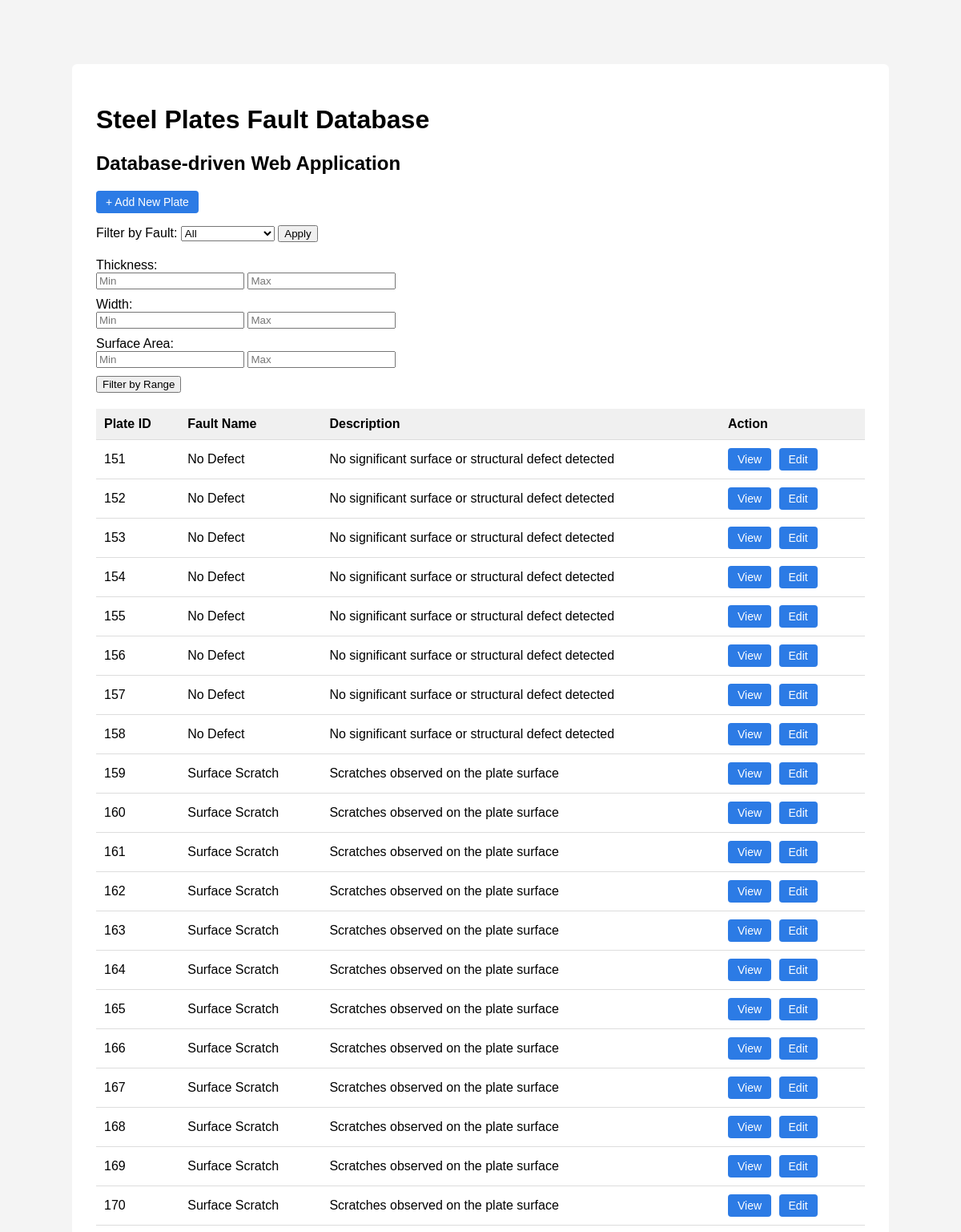
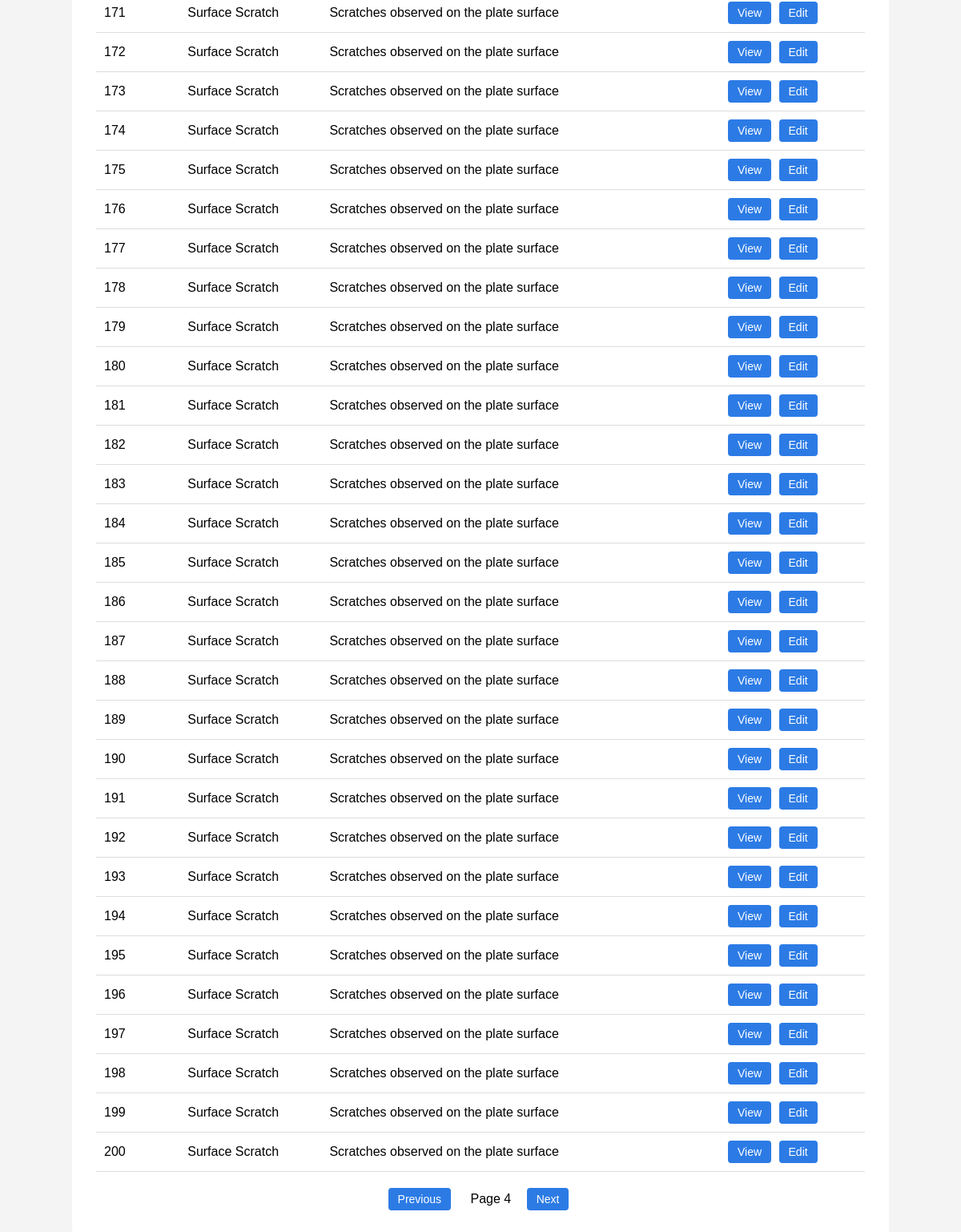
Screenshot of /plates?page=4 with the database file from the repository (2 pictures, top to bottom).
### tables this page shows
CREATE TABLE faults (
    fault_code TEXT PRIMARY KEY,
    fault_name TEXT,
    description TEXT
);

CREATE TABLE plates_new (
    plate_id INTEGER PRIMARY KEY,
    fault_code TEXT,
    created_at TEXT DEFAULT CURRENT_TIMESTAMP
);

### app.py (the view)
@app.route("/plates")
def show_plates():
    page = request.args.get("page", default=1, type=int)
    selected_fault = request.args.get("fault", default="", type=str)
    per_page = 50
    offset = (page - 1) * per_page
    conn = get_db_connection()
    cursor = conn.cursor()
    cursor.execute("SELECT fault_code, fault_name FROM faults ORDER BY fault_code")
    faults = cursor.fetchall()
    if selected_fault:
        cursor.execute(
            """
            SELECT
                pn.plate_id,
                f.fault_name,
                f.description
            FROM plates_new pn
            JOIN faults f ON pn.fault_code = f.fault_code
            WHERE pn.fault_code = ?
            ORDER BY pn.plate_id
            LIMIT ? OFFSET ?
            """,
            (selected_fault, per_page, offset)
        )
    else:
        cursor.execute(
            """
            SELECT
                pn.plate_id,
                f.fault_name,
                f.description
            FROM plates_new pn
            JOIN faults f ON pn.fault_code = f.fault_code
            ORDER BY pn.plate_id
            LIMIT ? OFFSET ?
            """,
            (per_page, offset)
        )
    rows = cursor.fetchall()
    conn.close()
    return render_template(
        "plates.html",
        rows=rows,
        faults=faults,
        selected_fault=selected_fault,
        page=page
    )

### app.py (called while the page is built)
def get_db_connection():
    conn = sqlite3.connect("app.db")
    conn.row_factory = sqlite3.Row
    return conn

### templates/plates.html (shortened to what this page needs)
<!DOCTYPE html>
<html>
<head>
</head>
<body>
<div class="container">
    <h1>Steel Plates Fault Database</h1>
    <h2>Database-driven Web Application</h2>
    <div class="top-link">
        <a class="button" href="/add">+ Add New Plate</a>
    </div>
    <form method="get" action="/plates">
        <label for="fault">Filter by Fault:</label>
        <select name="fault" id="fault">
            <option value="">All</option>
        </select>
        <button type="submit">Apply</button>
    </form>
    <form method="get" action="/plates/filter" style="margin-top:20px;">
        <div style="margin-bottom:10px;">
            <label>Thickness:</label><br>
            <input type="number" step="0.01" name="min_th" placeholder="Min">
            <input type="number" step="0.01" name="max_th" placeholder="Max">
        </div>
        <div style="margin-bottom:10px;">
            <label>Width:</label><br>
            <input type="number" step="0.01" name="min_w" placeholder="Min">
            <input type="number" step="0.01" name="max_w" placeholder="Max">
        </div>
        <div style="margin-bottom:10px;">
            <label>Surface Area:</label><br>
            <input type="number" step="0.01" name="min_sa" placeholder="Min">
            <input type="number" step="0.01" name="max_sa" placeholder="Max">
        </div>
        <button type="submit">Filter by Range</button>
    </form>
    <table>
        <tr>
            <th>Plate ID</th>
            <th>Fault Name</th>
            <th>Description</th>
            <th>Action</th>
        </tr>
        {% for row in rows %}
        <tr>
            <td>{{ row["plate_id"] }}</td>
            <td>{{ row["fault_name"] }}</td>
            <td>{{ row["description"] }}</td>
            <td>
                <a class="button" href="/plates/{{ row['plate_id'] }}">View</a>
                <a class="button" href="/edit/{{ row['plate_id'] }}">Edit</a>
            </td>
        </tr>
        {% endfor %}
    </table>
    <div style="margin-top:20px; text-align:center;">
        {% if page > 1 %}
            <a class="button"
               href="/plates?page={{ page - 1 }}{% if selected_fault %}&fault={{ selected_fault }}{% endif %}">
               Previous
            </a>
        {% endif %}
        <span style="margin: 0 15px;">Page {{ page }}</span>
        {% if rows|length == 50 %}
            <a class="button"
               href="/plates?page={{ page + 1 }}{% if selected_fault %}&fault={{ selected_fault }}{% endif %}">
               Next
            </a>
        {% endif %}
    </div>
</div>
</body>
</html>

### templates/plates.html (style rules this page uses)
body { font-family: Arial, sans-serif; background-color: #f4f4f4; margin: 0; padding: 0; }
.container { width: 80%; margin: 80px auto; background: white; padding: 30px; border-radius: 6px; }
table { width: 100%; border-collapse: collapse; margin-top: 20px; }
th, td { padding: 10px; border-bottom: 1px solid #ddd; text-align: left; }
th { background-color: #f0f0f0; }
a.button { display: inline-block; padding: 6px 12px; background: #2c7be5; color: white; text-decoration: none; border-radius: 4px; font-size: 14px; margin-right: 5px; }
.top-link { margin-bottom: 15px; }

### rows the page displays
faults: plate_id "151", fault_name "No Defect", description "No significant surface or structural defect detected", plate_id "152", plate_id "153", plate_id "154", plate_id "155", plate_id "156", plate_id "157", plate_id "158"
faults: plate_id "159", fault_name "Surface Scratch", description "Scratches observed on the plate surface", plate_id "160", plate_id "161", plate_id "162", plate_id "163", plate_id "164", plate_id "165", plate_id "166", plate_id "167", plate_id "168", plate_id "169", plate_id "170", plate_id "171", plate_id "172", plate_id "173", plate_id "174", plate_id "175", plate_id "176", plate_id "177", plate_id "178", plate_id "179", plate_id "180", plate_id "181", plate_id "182", plate_id "183", plate_id "184", plate_id "185", plate_id "186", plate_id "187", plate_id "188", plate_id "189", plate_id "190", plate_id "191", plate_id "192", plate_id "193", plate_id "194", plate_id "195", plate_id "196", plate_id "197", plate_id "198", plate_id "199", plate_id "200"

### other values shown
{{ page }} "4"
